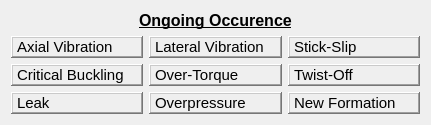
   <widget class="QWidget" name="layoutWidget">
    <property name="geometry">
     <rect>
      <x>50</x>
      <y>220</y>
      <width>431</width>
      <height>121</height>
     </rect>
    </property>
    <property name="font">
     <font>
      <pointsize>11</pointsize>
     </font>
    </property>
    <layout class="QGridLayout" name="gridLayout_12">
     <item row="0" column="0" colspan="3" alignment="Qt::AlignHCenter">
      <widget class="QLabel" name="label_95">
       <property name="font">
        <font>
         <pointsize>12</pointsize>
         <weight>75</weight>
         <bold>true</bold>
         <underline>true</underline>
        </font>
       </property>
       <property name="text">
        <string>Ongoing Occurence</string>
       </property>
      </widget>
     </item>
     <item row="3" column="2">
      <widget class="QLabel" name="label_New_Formation">
       <property name="font">
        <font>
         <pointsize>11</pointsize>
        </font>
       </property>
       <property name="frameShape">
        <enum>QFrame::WinPanel</enum>
       </property>
       <property name="frameShadow">
        <enum>QFrame::Raised</enum>
       </property>
       <property name="text">
        <string>New Formation</string>
       </property>
       <property name="wordWrap">
        <bool>false</bool>
       </property>
      </widget>
     </item>
     <item row="3" column="0">
      <widget class="QLabel" name="label_Leak">
       <property name="font">
        <font>
         <pointsize>11</pointsize>
        </font>
       </property>
       <property name="frameShape">
        <enum>QFrame::WinPanel</enum>
       </property>
       <property name="frameShadow">
        <enum>QFrame::Raised</enum>
       </property>
       <property name="text">
        <string>Leak</string>
       </property>
       <property name="wordWrap">
        <bool>false</bool>
       </property>
      </widget>
     </item>
     <item row="3" column="1">
      <widget class="QLabel" name="label_Overpressure">
       <property name="font">
        <font>
         <pointsize>11</pointsize>
        </font>
       </property>
       <property name="frameShape">
        <enum>QFrame::WinPanel</enum>
       </property>
       <property name="frameShadow">
        <enum>QFrame::Raised</enum>
       </property>
       <property name="text">
        <string>Overpressure</string>
       </property>
       <property name="wordWrap">
        <bool>false</bool>
       </property>
      </widget>
     </item>
     <item row="1" column="1">
      <widget class="QLabel" name="label_Lateral_Vibration">
       <property name="font">
        <font>
         <pointsize>11</pointsize>
        </font>
       </property>
       <property name="frameShape">
        <enum>QFrame::WinPanel</enum>
       </property>
       <property name="frameShadow">
        <enum>QFrame::Raised</enum>
       </property>
       <property name="text">
        <string>Lateral Vibration</string>
       </property>
       <property name="wordWrap">
        <bool>false</bool>
       </property>
      </widget>
     </item>
     <item row="1" column="0">
      <widget class="QLabel" name="label_Axial_Vibration">
       <property name="font">
        <font>
         <pointsize>11</pointsize>
        </font>
       </property>
       <property name="frameShape">
        <enum>QFrame::WinPanel</enum>
       </property>
       <property name="frameShadow">
        <enum>QFrame::Raised</enum>
       </property>
       <property name="text">
        <string>Axial Vibration</string>
       </property>
       <property name="wordWrap">
        <bool>false</bool>
       </property>
      </widget>
     </item>
     <item row="1" column="2">
      <widget class="QLabel" name="label_Stick_Slip">
       <property name="font">
        <font>
         <pointsize>11</pointsize>
        </font>
       </property>
       <property name="frameShape">
        <enum>QFrame::WinPanel</enum>
       </property>
       <property name="frameShadow">
        <enum>QFrame::Raised</enum>
       </property>
       <property name="text">
        <string>Stick-Slip</string>
       </property>
       <property name="wordWrap">
        <bool>false</bool>
       </property>
      </widget>
     </item>
     <item row="2" column="0">
      <widget class="QLabel" name="label_Critical_Buckling">
       <property name="font">
        <font>
         <pointsize>11</pointsize>
        </font>
       </property>
       <property name="frameShape">
        <enum>QFrame::WinPanel</enum>
       </property>
       <property name="frameShadow">
        <enum>QFrame::Raised</enum>
       </property>
       <property name="text">
        <string>Critical Buckling</string>
       </property>
       <property name="wordWrap">
        <bool>false</bool>
       </property>
      </widget>
     </item>
     <item row="2" column="1">
      <widget class="QLabel" name="label_Over_Torque">
       <property name="font">
        <font>
         <pointsize>11</pointsize>
        </font>
       </property>
       <property name="frameShape">
        <enum>QFrame::WinPanel</enum>
       </property>
       <property name="frameShadow">
        <enum>QFrame::Raised</enum>
       </property>
       <property name="text">
        <string>Over-Torque</string>
       </property>
       <property name="wordWrap">
        <bool>false</bool>
       </property>
      </widget>
     </item>
     <item row="2" column="2">
      <widget class="QLabel" name="label_Twist_Off">
       <property name="font">
        <font>
         <pointsize>11</pointsize>
        </font>
       </property>
       <property name="frameShape">
        <enum>QFrame::WinPanel</enum>
       </property>
       <property name="frameShadow">
        <enum>QFrame::Raised</enum>
       </property>
       <property name="text">
        <string>Twist-Off</string>
       </property>
       <property name="wordWrap">
        <bool>false</bool>
       </property>
      </widget>
     </item>
    </layout>
   </widget>
